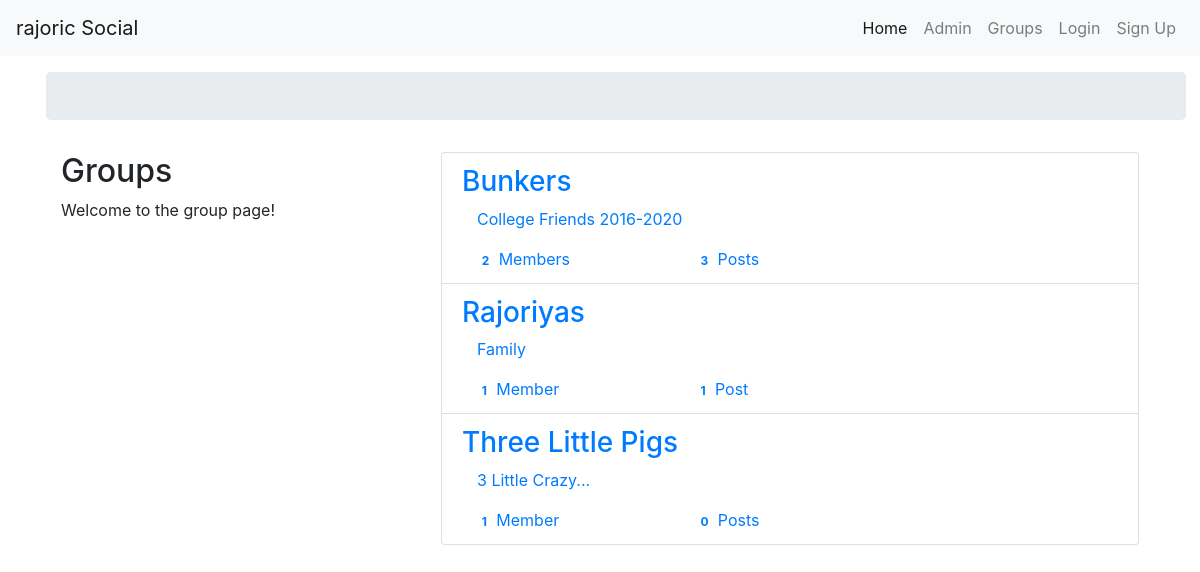
The app's page /groups/ with its own data.
### groups/models.py (models this page shows, shortened)
class Group(models.Model):
    name = models.CharField(max_length=256, unique=True)
    slug = models.SlugField(allow_unicode=True, unique=True)
    description = models.TextField(blank=True, default='')
    description_html = models.TextField(editable=False, default='', blank=True)
    members = models.ManyToManyField(User, through='GroupMember')

### groups/views.py (the view)
# urls.py: path('', views.ListGroup.as_view(), name='all'),
class ListGroup(generic.ListView):
    model = Group

### groups/templates/groups/group_list.html (shortened to what this page needs)
{% extends 'groups/group_base.html' %}
  {% block pregroup %}
    <div class="jumbotron m-3 p-4 col-12">
    </div>
    <div class="col-md-4">
      <div class="content m-3">
        <h2>Groups</h2>
        <p style="overflow:hidden; white-space:nowrap;">Welcome to the group page!</p>
      </div>
    </div>
  {% endblock %}
  {% block group_content %}
    <div class="col-md-8">
      <div class="list-group m-3">
        {% for group in group_list %}
          <a href="{% url 'groups:single' slug=group.slug %}" class="list-group-item">
            <h3 class="title list-group-item-heading">{{ group.name }}</h3>
            <div class="list-group-item-text container-fluid">
              {{ group.description_html|safe }}
              <div class="row">
                <div class="col-md-4">
                  <span class="badge">{{ group.members.count }}</span> Member{{ group.members.count|pluralize }}
                </div>
                <div class="col-md-4">
                  <span class="badge">{{ group.posts.count }}</span> Post{{ group.posts.count|pluralize }}
                </div>
              </div>
            </div>
          </a>
        {% endfor %}
      </div>
    </div>
  {% endblock %}

### records on screen
Group: name "Bunkers", description_html "College Friends 2016-2020", members.count "2", posts.count "3"
Group: name "Rajoriyas", description_html "Family", members.count "1", posts.count "1"
Group: name "Three Little Pigs", description_html "3 Little Crazy...", members.count "1", posts.count "0"
